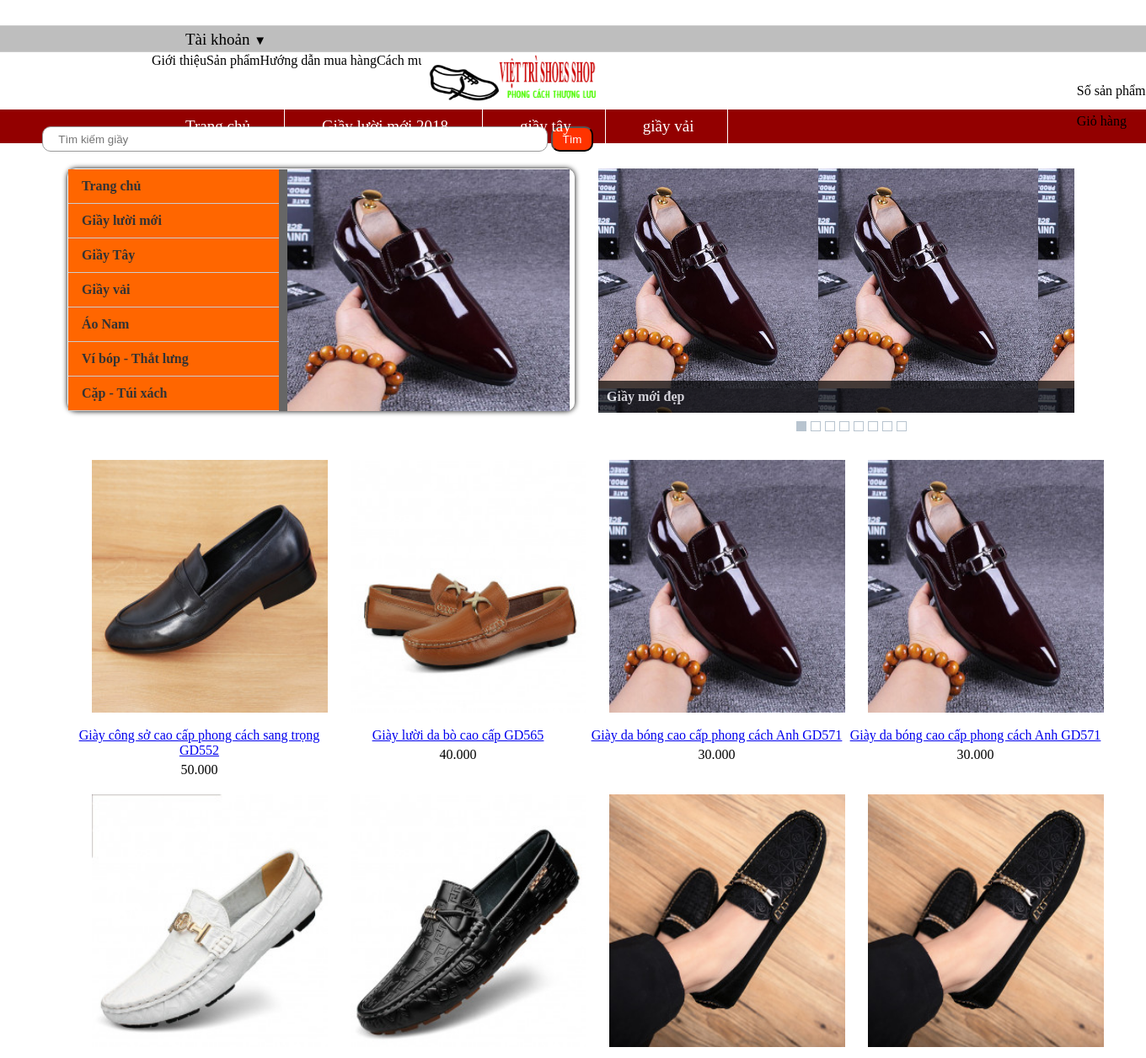
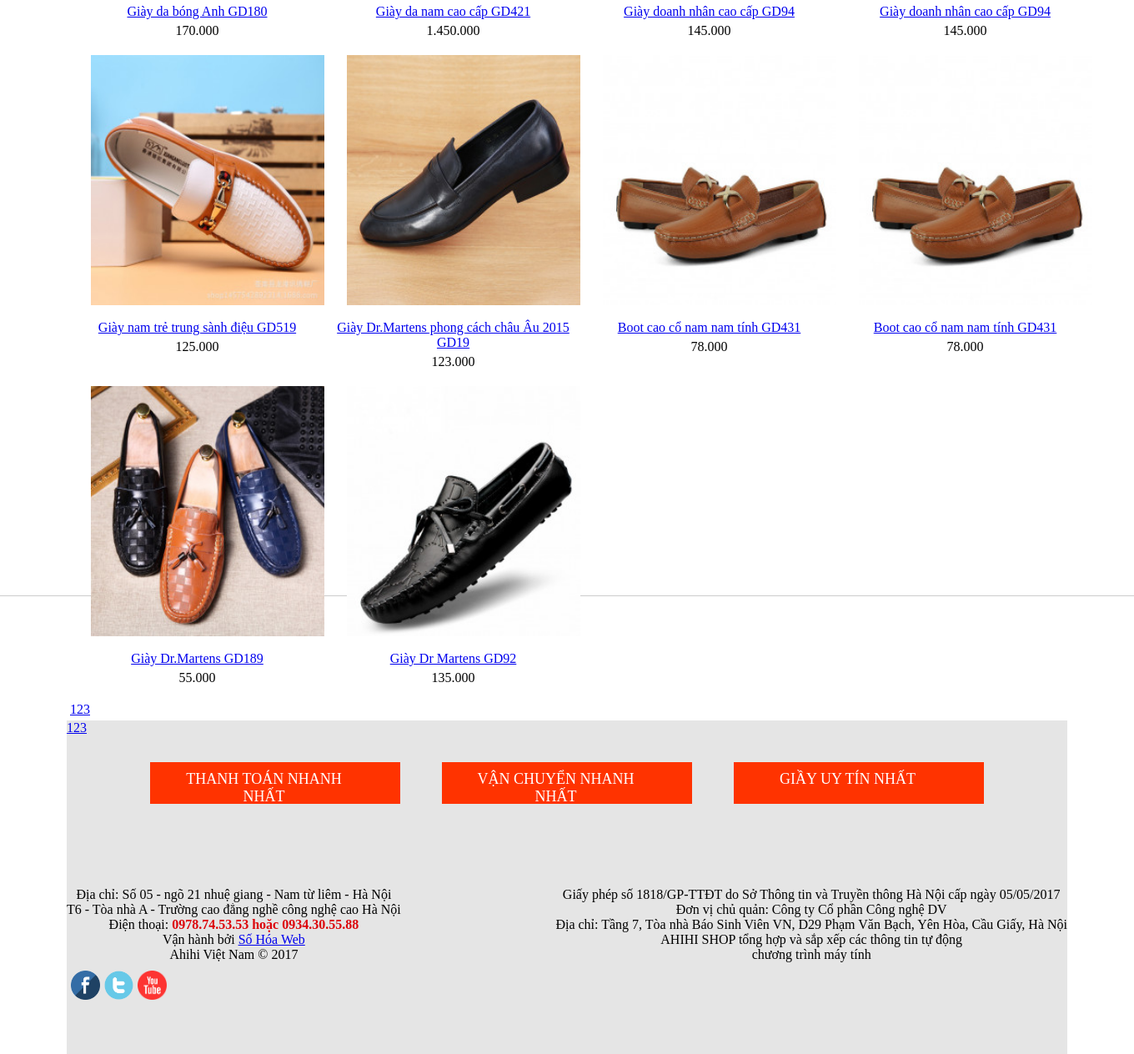
Page /index.php?thamso=xuat_san_pham_2&trang=2 on the committed database (2 pictures, top to bottom).
### tables this page shows
CREATE TABLE IF NOT EXISTS `menu_ngang` (
  `id` int(11) NOT NULL AUTO_INCREMENT,
  `ten` varchar(256) NOT NULL,
  `noi_dung` mediumtext NOT NULL,
  `loai_menu` varchar(256) NOT NULL,
  PRIMARY KEY (`id`)
);

CREATE TABLE IF NOT EXISTS `slideshow` (
  `id` int(11) NOT NULL AUTO_INCREMENT,
  `hinh` varchar(256) NOT NULL,
  `lien_ket` varchar(256) NOT NULL,
  PRIMARY KEY (`id`)
);

CREATE TABLE IF NOT EXISTS `san_pham` (
  `id` int(11) NOT NULL AUTO_INCREMENT,
  `ten` varchar(256) NOT NULL,
  `gia` int(255) NOT NULL,
  `hinh_anh` varchar(256) NOT NULL,
  `noi_dung` mediumtext NOT NULL,
  `thuoc_menu` int(255) NOT NULL,
  `noi_bat` varchar(256) NOT NULL,
  `trang_chu` varchar(256) NOT NULL,
  `sap_xep_trang_chu` int(255) NOT NULL,
  PRIMARY KEY (`id`)
);

CREATE TABLE IF NOT EXISTS `footer` (
  `id` int(11) NOT NULL AUTO_INCREMENT,
  `html` mediumtext NOT NULL,
  PRIMARY KEY (`id`)
);

### chuc_nang/san_pham/xuat_toan_bo_san_pham.php (the view, shortened to what this page needs)
<?php
    $so_du_lieu = 15;
    $conn = new mysqli("localhost", "root", "", "ban_hang");
    $tv = "SELECT COUNT(*) FROM san_pham";
    $tv_1 = $conn->query($tv);
    $tv_2 = $tv_1->fetch_row();
    $so_trang = ceil($tv_2[0] / $so_du_lieu);
    if (!isset($_GET['trang'])) {
        $vtbd = 0;
    } else {
        $trang = intval($_GET['trang']);
        $vtbd = ($trang - 1) * $so_du_lieu;
    }
    $tv = "SELECT id, ten, gia, hinh_anh, thuoc_menu FROM san_pham ORDER BY id DESC LIMIT $vtbd, $so_du_lieu";
    $tv_1 = $conn->query($tv);
    echo "<table>";
    while ($tv_2 = $tv_1->fetch_assoc()) {
        echo "<table>";
	while($tv_2=mysqli_fetch_array($tv_1))
	{
		echo "<tr>";
			for($i=1;$i<=4;$i++)
			{
				echo "<td align='center' width='215px' valign='top' >";
					if($tv_2!=false)
					{
						$link_anh="hinh_anh/san_pham/".$tv_2['hinh_anh'];
						$link_chi_tiet="?thamso=chi_tiet_san_pham&id=".$tv_2['id'];
						$gia=$tv_2['gia'];
						$gia=number_format($gia,0,",",".");
						echo "<a href='$link_chi_tiet' >";
					    echo "<img src='$link_anh' width='280px' height='300px' style='margin-left:25px' >";
						echo "</a>";
						echo "<br>";
						echo "<br>";
						echo "<a href='$link_chi_tiet' >";
							echo $tv_2['ten'];
						echo "</a>";
						echo "<div style='margin-top:5px' >";
						echo $gia;
						echo "</div>";
						echo "<br>";
					}
					else
					{
						echo "&nbsp;";
					}
				echo "</td>";
				if($i!=3)
				{
					$tv_2=mysqli_fetch_array($tv_1);
				}
			}
		echo "</tr>";
	}
	echo "<tr>";
		echo "<td colspan='3' align='center' >";
			echo "<div class='phan_trang' >";
				for($i=1;$i<=$so_trang;$i++)
				{
					$link="?thamso=xuat_san_pham_2&trang=".$i;
					echo "<a href='$link' style='float:left' >";
						echo $i;echo " ";
					echo "</a>";
				}
			echo "</div>";
		echo "</td>";
	echo "</tr>";
	echo "</table>";
    }
    echo "</table>";
    echo "<div class='phan_trang'>";
    for ($i = 1; $i <= $so_trang; $i++) {
        $link = "?thamso=xuat_san_pham_2&trang=" . $i;
        echo "<a href='$link' style='float:left' >$i </a>";
    }
    echo "</div>";
?>

### index.php (shortened to what this page needs)
<html>
	<head>
      <link rel="stylesheet" type="text/css" href="style.css">
		<link rel="stylesheet" type="text/css" href="giao_dien/giao_dien.css">
	</head>
	<body>
    <div id="heder1">
<div id="top">
<nav class="menu">
        <ul class="clearfix">
            <li>
                <a href="#">Tài khoản <span class="arrow">&#9660;</span></a>
            </li>
			<?php
    $connection = mysqli_connect("localhost", "root", "", "ban_hang");
    $tv = "SELECT id, ten, loai_menu FROM menu_ngang ORDER BY id";
    $tv_1 = mysqli_query($connection, $tv);
    echo "<div class='menu_ngang' >";
    while ($tv_2 = mysqli_fetch_array($tv_1)) {
        $link_menu = "";
        if ($tv_2['loai_menu'] == "") {
            $link_menu = "?thamso=xuat_mot_tin&id=" . $tv_2['id'];
        }
        if ($tv_2['loai_menu'] == "san_pham") {
            $link_menu = "?thamso=xuat_san_pham_2";
        }
        echo "<a href='$link_menu'>";
        echo $tv_2['ten'];
        echo "</a>";
    }
    echo "</div>";
?>
<div style="float:right; margin-right:-250px;">
   <?php
						include("chuc_nang/gio_hang/vung_gio_hang.php");
					?>
                    </div>
        </ul>
    </nav>
 </div>
 <img src="img/Untitled-2.jpg" style="width:220px; height:68px; float:left; margin-left:500px;  ">
<form>
    <input type="text" name="tu_khoa" value="" placeholder="     Tìm kiếm giầy" style="width:600px; height:30px;  border: 1px solid #999999;
    -moz-border-radius: 10px;
    -webkit-border-radius: 10px;
    -ms-border-radius: 10px;
    -o-border-radius: 10px;
    border-radius: 10px; margin-top:20px; margin-left:50px;">
    <input type="submit" value="Tìm" style="width:50px; height:30px; background:#F30; color:#FFF;  -moz-border-radius: 10px;
    -webkit-border-radius: 10px;
    -ms-border-radius: 10px;
    -o-border-radius: 10px;
    border-radius: 10px;" >
</form>
</div>
<div id="menu">
 <nav class="menu22">
        <ul class="clearfix">
            <li>
                   <li><a href="index.php">Trang chủ</a></li>
                   <li><a href="http://localhost:85/ban_hang/index.php?thamso=xuat_san_pham_2">Giầy lười mới 2018</a></li>
                    <li><a href="http://localhost:85/ban_hang/index.php?thamso=xuat_san_pham_2&trang=2">giầy tây</a></li>
                     <li><a href="http://localhost:85/ban_hang/index.php?thamso=xuat_san_pham_2&trang=3">giầy vải</a></li>
        </ul>
    </nav> </div>
<div id="cnt">
<div id="giua">
<div class="menu2">
<div id="keo">
<div id="menuu">
  <ul>
    <li><a href="index.php">Trang chủ</a></li>
    <li><a href="http://localhost:85/ban_hang/index.php?thamso=xuat_san_pham_2&trang=3">Giầy lười mới</a>
    </li>
    <li><a href="http://localhost:85/ban_hang/index.php?thamso=xuat_san_pham_2&trang=3">Giầy Tây</a>
    </li>
    <li><a href="http://localhost:85/ban_hang/index.php?thamso=xuat_san_pham_2">Giầy vải</a>
      </li>
     <li><a href="http://localhost:85/ban_hang/index.php?thamso=xuat_san_pham_2">Áo Nam</a></li>
      <li><a href="http://localhost:85/ban_hang/index.php?thamso=xuat_san_pham_2">Ví bóp - Thắt lưng</a></li>
       <li><a href="http://localhost:85/ban_hang/index.php?thamso=xuat_san_pham_2">Cặp - Túi xách</a></li>
  </ul>
</div>
</div>
<div id="keo2">
<center>
<div class="slideshow" id="slideshow" >
<?php
    $connection = mysqli_connect("localhost", "root", "", "ban_hang");
    $tv = "SELECT hinh, lien_ket FROM slideshow ORDER BY id";
    $tv_1 = mysqli_query($connection, $tv);
    while ($tv_2 = mysqli_fetch_array($tv_1)) {
        $link_hinh = "hinh_anh/slideshow/" . $tv_2['hinh'];
        echo "<a href='" . $tv_2['lien_ket'] . "'>";
        echo "<img src='" . $link_hinh . "'>";
        echo "</a>";
    }
?>
</div>
</center>
 </div>
</div>
<div class="chuyendong">
<div id="games">
			<a href="http://localhost:85/ban_hang/index.php?thamso=chi_tiet_san_pham&id=36" target="_blank">
				<span>
					<b>Giầy mới đẹp</b><br />
				</span>
			</a>
		</div>
</div>
		<center>
			<table width="990px">
				<tr>
					<td colspan="3" height="50px" >
					</td>
				</tr>
				<tr>
					<td width="650px" valign="top" >
						<?php
							include("chuc_nang/dieu_huong.php");
						?>
					</td>
				</tr>
				<tr>
					<td colspan="3">
					<?php
    $connection = mysqli_connect("localhost", "root", "", "ban_hang");
    $tv = "SELECT * FROM footer LIMIT 0,1";
    $tv_1 = mysqli_query($connection, $tv);
    $tv_2 = mysqli_fetch_array($tv_1);
    echo $tv_2['html'];
?>
	</body>
</html>

### chuc_nang/gio_hang/vung_gio_hang.php (shortened to what this page needs)
<br>
<?php
	$so_luong=0;
?>
 Số sản phẩm : <?php echo $so_luong; ?>
<br><br>
<a href="?thamso=gio_hang">Giỏ hàng</a>

### chuc_nang/dieu_huong.php (shortened to what this page needs)
<?php
	if(isset($_GET['thamso'])){$tham_so=$_GET['thamso'];}else{$tham_so="";}
	switch($tham_so)
	{
		case "xuat_san_pham_2":
			include("chuc_nang/san_pham/xuat_toan_bo_san_pham.php");
		break;
	}
?>

### style.css (style rules this page uses)
* { margin:0px; padding:0px; }
#heder1 { width:100%; height:130px; margin:auto; }
#top { width:100%; height:30px; margin-top:30px; background:#BEBEBE; border-bottom:1px #CCCCCC solid; border-top:1px #CCCCCC solid; float:left; }
#menu { width:100%; height:40px; margin:auto; background:#930000; }
#cnt { width:100%; height:1800px; margin:auto; border-bottom:1px #CCCCCC solid; }
#fod2 { width:1200px; height:400px; margin:auto; }
#fod3 { width:1150px; height:50px; float:right; margin-top:50px; }
#fod33 { width:300px; height:50px; float:left; background:#F30; margin-left:50px; }
#giua { width:1200px; height:1700px; margin:auto; }
.menu2 { width:600px; height:286px; float:left; background:#FFFFFF; border: 1px solid #FFFFFF; -moz-border-radius: 10px; -webkit-border-radius: 10px; -ms-border-radius: 10px; -o-border-radius: 10px; border-radius: 10px; box-shadow: 0px 0px 6px rgba(0, 0, 0, 10); -moz-box-shadow:0px 0px 6px rgba(0, 0, 0, 10); -webkit-box-shadow: 0px 0px 6px rgba(0, 0, 0, 10); margin-top:30px; }
.chuyendong { margin-top:30px; width:570px; margin-left:10px; height:290px; float:right; }
.the { width: 250px; height: 40px; float: left; background: #F30; border-top-left-radius: 10px; border-top-right-radius: 10px; }
#fod { width:100%; height:400px; margin:auto; background:#E5E5E5; }
.menu { width:1000px; margin:0px auto; background:#BEBEBE; height:30px; }
.menu22 { width:1000px; margin:0px auto; background:#930000; height:30px; }
.menu li { margin:0px; list-style:none; font-family:'Ek Mukta'; }
.menu22 li { margin:0px; list-style:none; font-family:'Ek Mukta'; }
.menu a { transition:all linear 0.15s; color:#000000; text-decoration:none; }
.menu22 a { transition:all linear 0.15s; color:#000000; text-decoration:none; }
.menu .arrow { font-size:15px; line-height:0%; }
.menu > ul > li { display:inline-block; position:relative; font-size:19px; }
.menu22 > ul > li { display:inline-block; position:relative; font-size:19px; }
.menu > ul > li > a { padding:5px 40px; display:inline-block; color:#000; }
.menu22 > ul > li > a { padding:9px 40px; display:inline-block; color:#FFF; border-right:1px #FFF double; }
.coin-slider a { text-decoration: none; outline: none; border: none; }
#menuu ul { background: #FF6600; width: 250px; padding: 0; list-style-type: none; text-align: left; }
#menuu li { width: auto; height: 40px; line-height: 40px; border-bottom: 1px solid #CCCCCC; padding: 0 1em; }
#menuu li a { text-decoration: none; color: #333; font-weight: bold; display: block; }
#menuu ul li { position: relative; }
#keo { width:260px; height:287px; background:#666; float:left; }
#keo2 { width:330px; height:287px; float:left; }

### index.php (style rules this page uses)
div.slideshow img { width:335px;height:287px }

### rows in the picture
menu_ngang: ten "Giới thiệu"
menu_ngang: ten "Sản phẩm"
menu_ngang: ten "Hướng dẫn mua hàng"
menu_ngang: ten "Cách mua hàng"
slideshow: hinh (picture)
san_pham: hinh_anh (picture), ten "Giày công sở cao cấp phong cách sang trọng GD552", gia "50.000", san_pham.hinh_anh (picture), san_pham.ten "Giày da bóng cao cấp phong cách Anh GD571", san_pham.gia "30.000"
san_pham: hinh_anh (picture), ten "Giày lười da bò cao cấp GD565", gia "40.000"
san_pham: hinh_anh (picture), ten "Giày da bóng Anh GD180", gia "170.000", san_pham.hinh_anh (picture), san_pham.ten "Giày doanh nhân cao cấp GD94", san_pham.gia "145.000"
san_pham: hinh_anh (picture), ten "Giày da nam cao cấp GD421", gia "1.450.000"
san_pham: hinh_anh (picture), ten "Giày nam trẻ trung sành điệu GD519", gia "125.000", san_pham.hinh_anh (picture), san_pham.ten "Boot cao cổ nam nam tính GD431", san_pham.gia "78.000"
san_pham: hinh_anh (picture), ten "Giày Dr.Martens phong cách châu Âu 2015 GD19", gia "123.000"
san_pham: hinh_anh (picture), ten "Giày Dr.Martens GD189", gia "55.000"
san_pham: hinh_anh (picture), ten "Giày Dr Martens GD92", gia "135.000"
footer: html "THANH TOÁN NHANH NHẤT VẬN CHUYỂN NHANH NHẤT GIẦY UY TÍN NHẤT Địa chỉ: Số 05 - ngõ 21 nhuệ giang - Nam từ liêm - Hà Nội T6 - Tòa nhà A - Trường cao đẳng nghề công nghệ cao Hà Nội Điện thoại: 0978.74.53.53 hoặc 0934.30.55.88 Vận hành bởi Số Hóa Web Ahihi Việt Nam © 2017 Giấy phép số 1818/GP-TTĐT do Sở Thông tin và Truyền thông Hà Nội cấp ngày 05/05/2017 Đơn vị chủ quản: Công ty Cổ phần Công nghệ DV Địa chỉ: Tầng 7, Tòa nhà Báo Sinh Viên VN, D29 Phạm Văn Bạch, Yên Hòa, Cầu Giấy, Hà Nội AHIHI SHOP tổng hợp và sắp xếp các thông tin tự động chương trình máy tính", html (picture)
